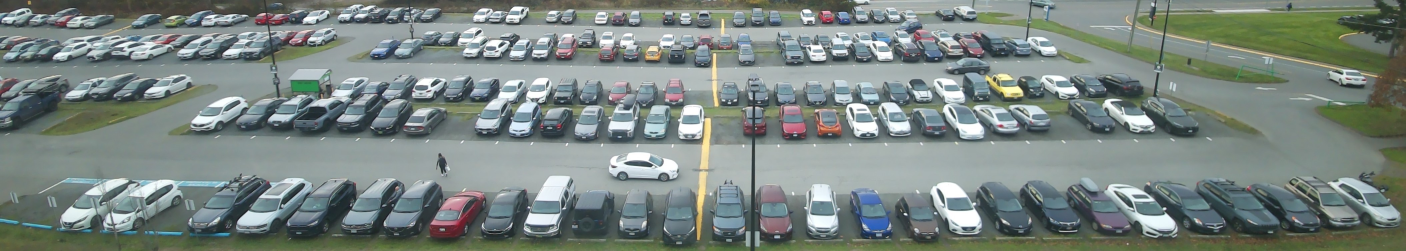
#> input picture Pics/PLPi4.jpg, 4216 x 752 px (shown at 1/3 size)
$ python 'Image Sizing.py'
#> lines starting #> are read from the running program, lines starting #| are printed output that depends on the picture; after the words box and inside, x2 and y2 are one past the last pixel; in counts of white or black regions, pixels touching at a corner belong together
import cv2 as cv
import numpy as np


PL = cv.imread('./Pics/PLPi4.jpg')
#> PL is the input picture: shape (752, 4216, 3); mean B, G, R 129.4, 133.7, 122.3
PLResized = cv.resize(PL, (1500, 600), interpolation = cv.INTER_AREA)
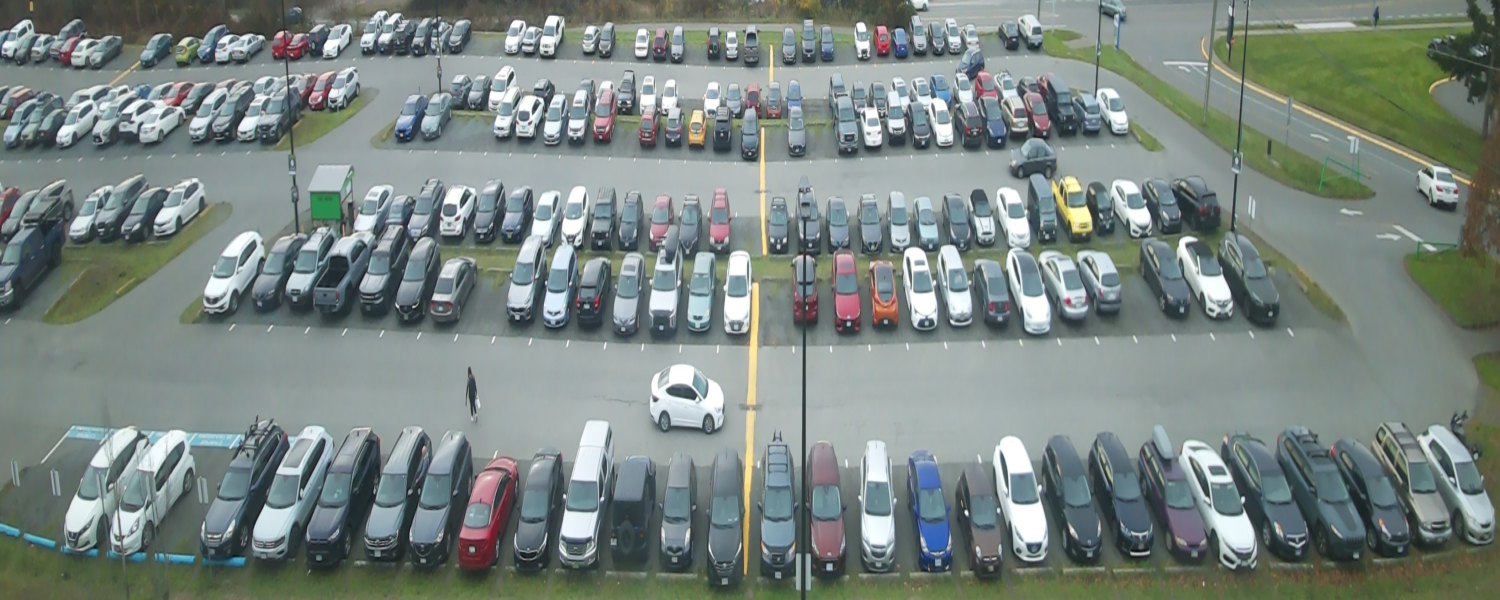
#> PLResized: shape (600, 1500, 3); mean B, G, R 129.4, 133.7, 122.3
PLOG = PLResized.copy()

cv.line(PLResized, (978, 37), (995, 36), (255, 0, 0), 2) #Blue
#> PLResized: shape (600, 1500, 3); 0.01% of pixels changed, all inside (x1, y1, x2, y2) = (977, 35, 997, 39)
cv.line(PLResized, (988, 56), (1006, 55), (0, 0, 255), 2) #Red
#> PLResized: shape (600, 1500, 3); mean B, G, R 129.4, 133.7, 122.3


# Sup izq --- Sup derf
# Inf izq --- Inf der

#1500
#600

cv.imshow("Funciona?", PLResized)
cv.imshow("OG", PLOG)
cv.waitKey(0)
cv.destroyAllWindows()

$ run again, with Pics/PLPi1.jpg copied over Pics/PLPi4.jpg
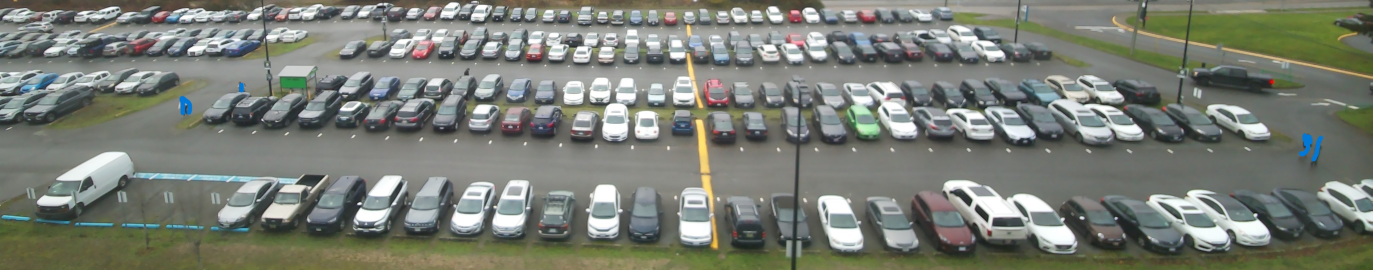
#> input picture Pics/PLPi1.jpg, 4117 x 809 px (shown at 1/3 size)
#> PL is the input picture: shape (809, 4117, 3); mean B, G, R 117.3, 126.3, 121.9
#> `PLResized = cv.resize(PL, (1500, 600), interpolation = cv.INTER_AREA)`:
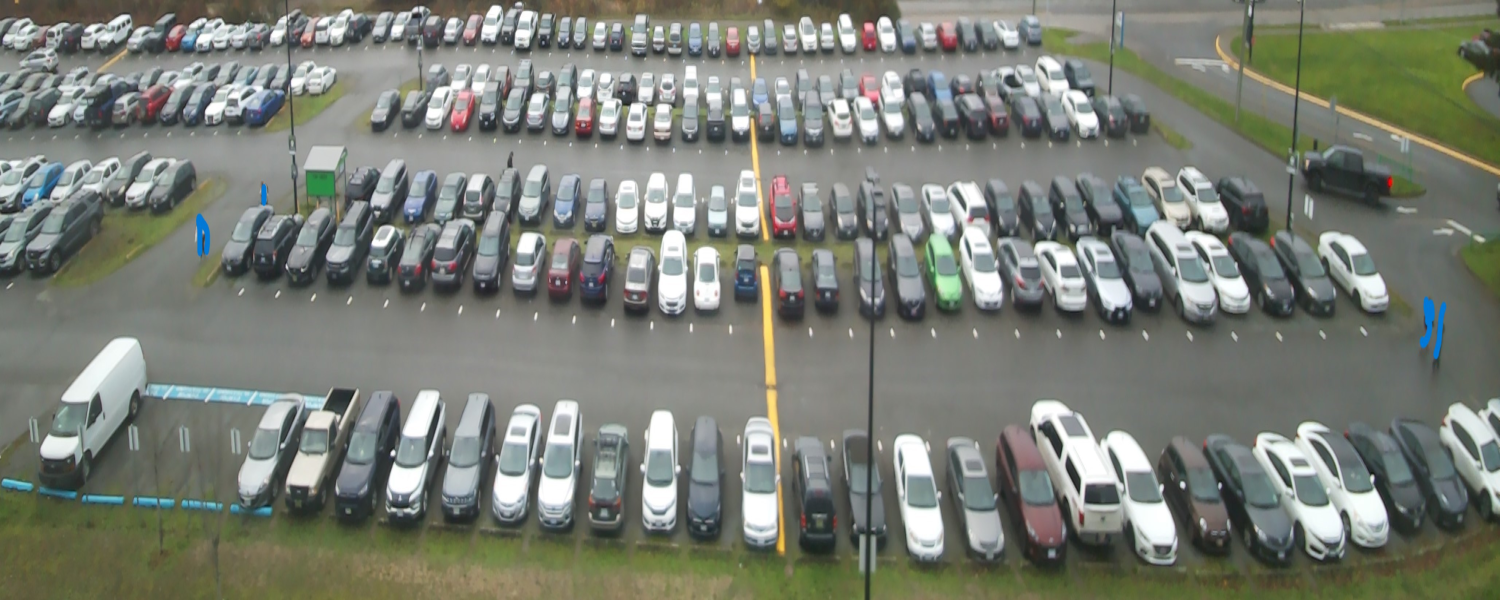
#> PLResized: shape (600, 1500, 3); mean B, G, R 117.3, 126.3, 121.9

$ run again, with Pics/PLPi2.jpg copied over Pics/PLPi4.jpg
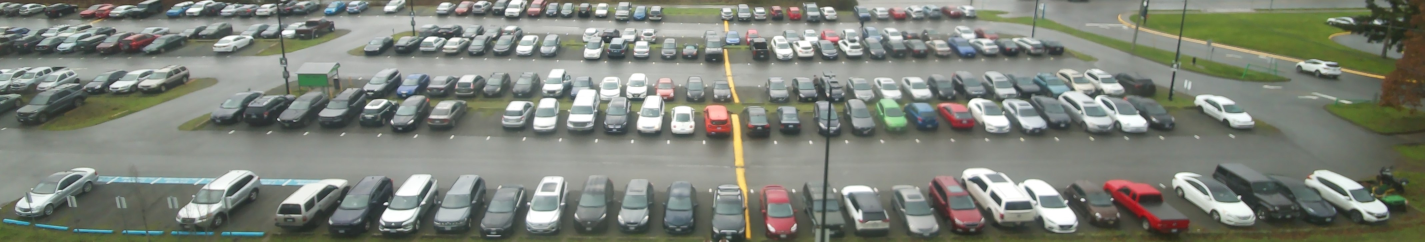
#> input picture Pics/PLPi2.jpg, 4273 x 725 px (shown at 1/3 size)
#> PL is the input picture: shape (725, 4273, 3); mean B, G, R 121.3, 130.9, 126.5
#> `PLResized = cv.resize(PL, (1500, 600), interpolation = cv.INTER_AREA)`:
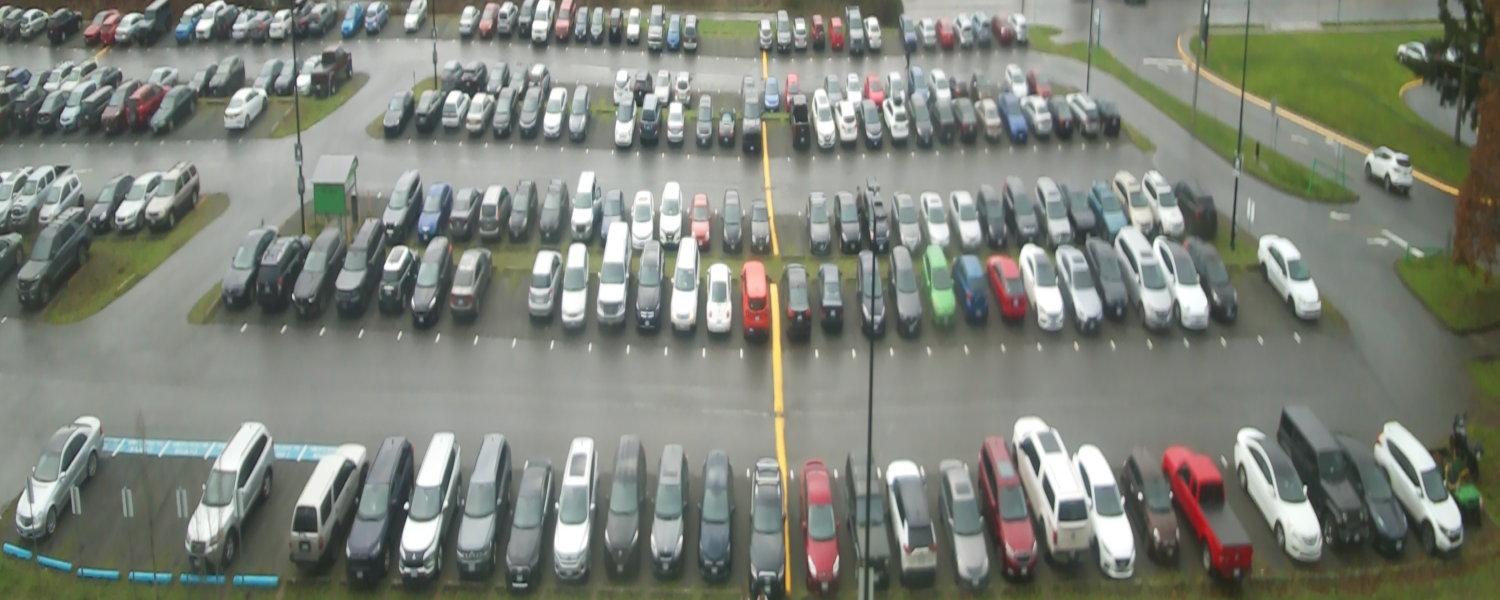
#> PLResized: shape (600, 1500, 3); mean B, G, R 121.3, 130.9, 126.5

$ run again, with Pics/PLPi3.jpg copied over Pics/PLPi4.jpg
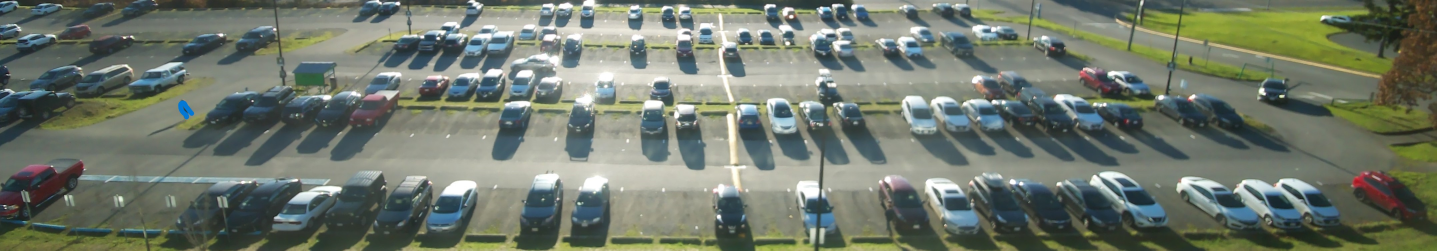
#> input picture Pics/PLPi3.jpg, 4310 x 752 px (shown at 1/3 size)
#> PL is the input picture: shape (752, 4310, 3); mean B, G, R 107.6, 120.2, 111.8
#> `PLResized = cv.resize(PL, (1500, 600), interpolation = cv.INTER_AREA)`:
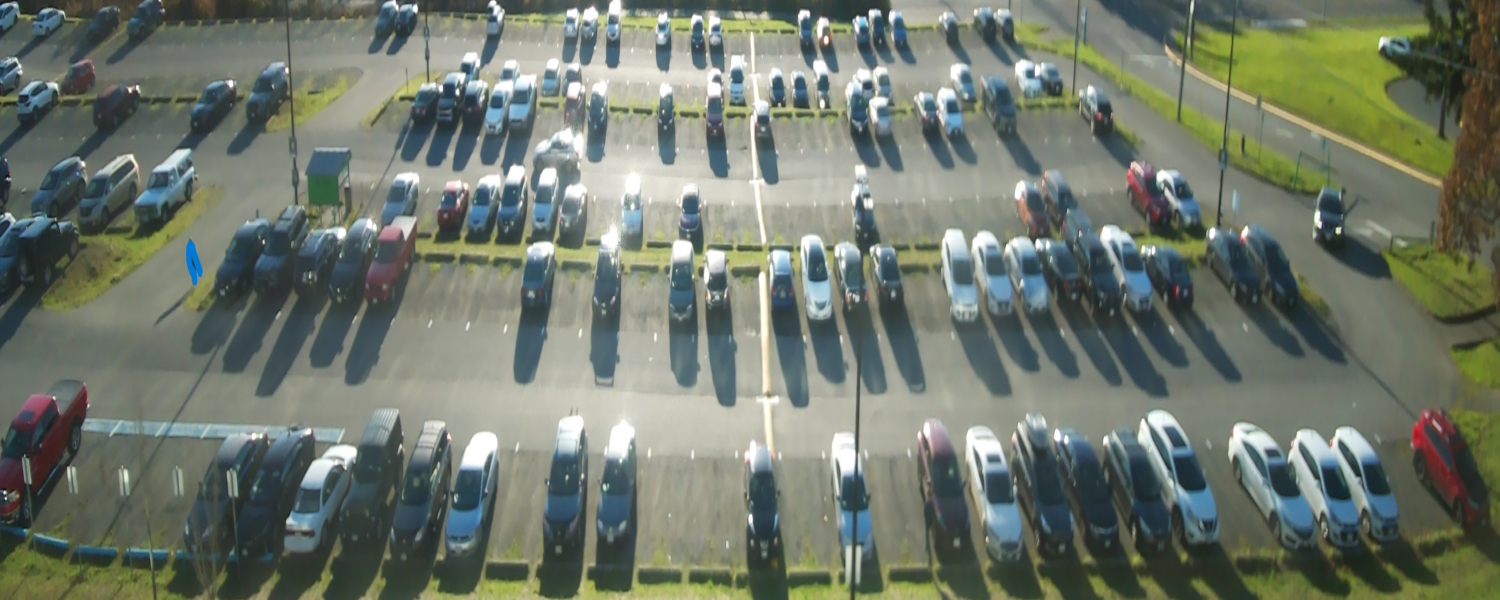
#> PLResized: shape (600, 1500, 3); mean B, G, R 107.6, 120.2, 111.8
